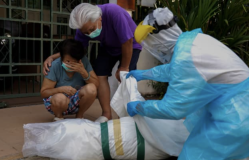
#> input picture data/kw_imgs/img_CashRelief_Charity8.png, 249 x 160 px, found by its file name
$ jupyter execute Resize.ipynb   (shell and % lines are left out)
#> lines starting #> are read from the running program, lines starting #| are printed output that depends on the picture; pictures that were not available may be replaced by others from this repository, and a replacement may not be noted
[cell 1]
import cv2
#  // GET IMAGE PATHS FROM RICHA
img = cv2.imread('img_CashRelief_Charity8.png', cv2.IMREAD_UNCHANGED)
#> img is the input picture: shape (160, 249, 4); mean B, G, R, A 94, 89, 78.5, 255

print('Original Dimensions : ',img.shape)
#| Original Dimensions :  (160, 249, 4)

width = 100
height = 100
dim = (width, height)

# resize image
resized = cv2.resize(img, dim, interpolation = cv2.INTER_AREA)
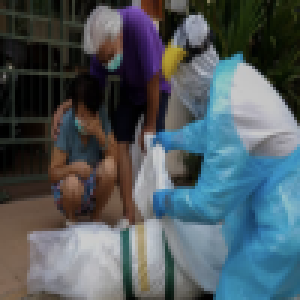
#> resized: shape (100, 100, 4) (shown 3 times larger); mean B, G, R, A 94, 89, 78.5, 255

# print('Resized Dimensions : ',resized.shape)

[cell 2]
import cv2
#  // GET IMAGE PATHS FROM RICHA

import os

for filename in os.listdir("./Keywords_images/"):
#     print(filename)
    if filename.startswith('img'):
        print(filename)
        img = cv2.imread("./Keywords_images/"+filename, cv2.IMREAD_UNCHANGED)
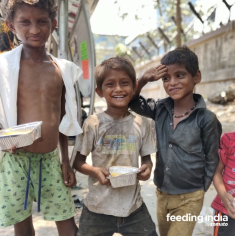
#> input picture data/kw_imgs/img_CookedMeal_Charity13.png, 235 x 236 px, given as the content of the folder ./Keywords_images/, which was not available
#> img is the input picture: shape (236, 235, 4); mean B, G, R, A 122.6, 131.2, 140.5, 255

        print(img.shape)
#| (236, 235, 4)

        #percent by which the image is resized
        scale_percent = 20

#calculate the 50 percent of original dimensions
        width = int(img.shape[1] * scale_percent / 100)
#> width = 47
        height = int(img.shape[0] * scale_percent / 100)
#> height = 47
        dim = (width, height)
#> dim = (47, 47)

        resized = cv2.resize(img, dim, interpolation = cv2.INTER_AREA)
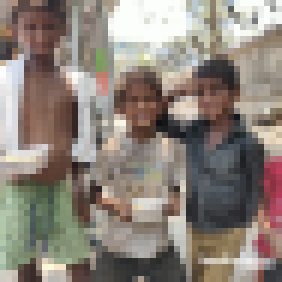
#> resized: shape (47, 47, 4) (shown 6 times larger); mean B, G, R, A 122.6, 131.2, 140.5, 255


        cv2.imwrite(filename, resized)
